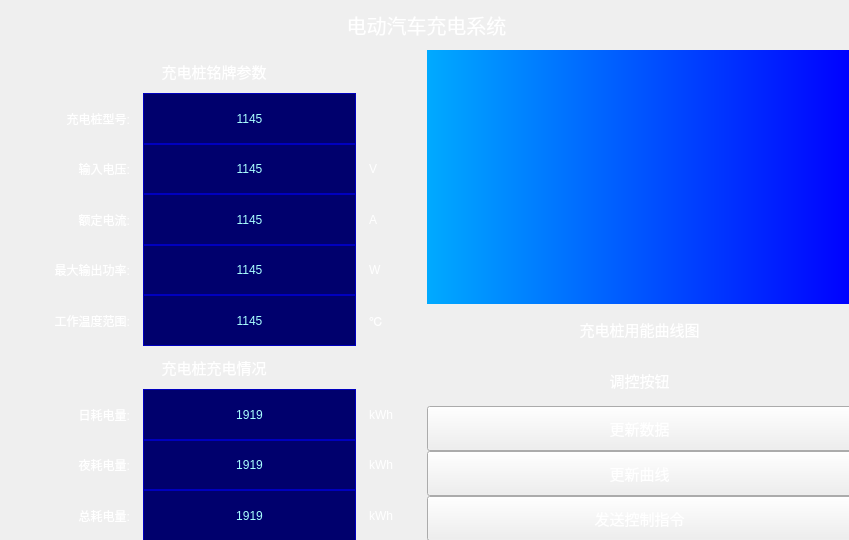
<?xml version="1.0" encoding="UTF-8"?>
<ui version="4.0">
 <class>Form</class>
 <widget class="QWidget" name="Form">
  <property name="geometry">
   <rect>
    <x>0</x>
    <y>0</y>
    <width>849</width>
    <height>540</height>
   </rect>
  </property>
  <property name="windowTitle">
   <string>Form</string>
  </property>
  <property name="styleSheet">
   <string notr="true">background-color:qradialgradient(
spread:pad, cx:0.5, cy:0.5, 
radius:0.431, fx:0.5, fy:0.5, 
stop:0.153409 rgba(39, 98, 216, 255), 
stop:1 rgba(16, 16, 181, 255)
);
padding:10px;</string>
  </property>
  <widget class="QWidget" name="layoutWidget">
   <property name="geometry">
    <rect>
     <x>1</x>
     <y>0</y>
     <width>851</width>
     <height>541</height>
    </rect>
   </property>
   <layout class="QVBoxLayout" name="mainLayout" stretch="1,20">
    <property name="spacing">
     <number>0</number>
    </property>
    <item>
     <widget class="QLabel" name="title_lb">
      <property name="styleSheet">
       <string notr="true">background-color:rgba(0,0,0,0);
color:white;
font-size:20px;
/*padding-left:40%;*/</string>
      </property>
      <property name="text">
       <string>电动汽车充电系统</string>
      </property>
      <property name="alignment">
       <set>Qt::AlignCenter</set>
      </property>
     </widget>
    </item>
    <item>
     <layout class="QHBoxLayout" name="horizontalLayout" stretch="1,1">
      <property name="spacing">
       <number>0</number>
      </property>
      <item>
       <layout class="QVBoxLayout" name="verticalLayout" stretch="1,10,1,6">
        <item>
         <widget class="QLabel" name="ns_hd_lb">
          <property name="styleSheet">
           <string notr="true">background-color:rgba(0,0,0,0);
color:white;
font-size:15px;
/*padding-left:40%;*/</string>
          </property>
          <property name="text">
           <string>充电桩铭牌参数</string>
          </property>
          <property name="alignment">
           <set>Qt::AlignCenter</set>
          </property>
         </widget>
        </item>
        <item>
         <layout class="QGridLayout" name="gridLayout" rowstretch="0,0,0,0,0" columnstretch="2,3,1">
          <item row="0" column="0">
           <widget class="QLabel" name="ns_lb_hd_1">
            <property name="styleSheet">
             <string notr="true">background-color:rgba(0,0,0,0);
color:white;
/*padding-left:40%;*/</string>
            </property>
            <property name="text">
             <string>充电桩型号:</string>
            </property>
            <property name="alignment">
             <set>Qt::AlignRight|Qt::AlignTrailing|Qt::AlignVCenter</set>
            </property>
           </widget>
          </item>
          <item row="0" column="1">
           <widget class="QLabel" name="ns_lb_dt_1">
            <property name="styleSheet">
             <string notr="true">color: rgb(170, 255, 255);
border-width:0.5px;
border-style:solid;
border-color:rgb(0, 0, 190);
background-color:rgb(0, 0, 109);</string>
            </property>
            <property name="text">
             <string>1145</string>
            </property>
            <property name="alignment">
             <set>Qt::AlignCenter</set>
            </property>
           </widget>
          </item>
          <item row="0" column="2">
           <widget class="QLabel" name="ns_lb_unit_1">
            <property name="styleSheet">
             <string notr="true">background-color:rgba(0,0,0,0);
color:white;
/*padding-left:40%;*/</string>
            </property>
            <property name="text">
             <string/>
            </property>
            <property name="alignment">
             <set>Qt::AlignLeading|Qt::AlignLeft|Qt::AlignVCenter</set>
            </property>
           </widget>
          </item>
          <item row="1" column="0">
           <widget class="QLabel" name="ns_lb_hd_2">
            <property name="styleSheet">
             <string notr="true">background-color:rgba(0,0,0,0);
color:white;
/*padding-left:40%;*/</string>
            </property>
            <property name="text">
             <string>输入电压:</string>
            </property>
            <property name="alignment">
             <set>Qt::AlignRight|Qt::AlignTrailing|Qt::AlignVCenter</set>
            </property>
           </widget>
          </item>
          <item row="1" column="1">
           <widget class="QLabel" name="ns_lb_dt_2">
            <property name="styleSheet">
             <string notr="true">color: rgb(170, 255, 255);
border-width:0.5px;
border-style:solid;
border-color:rgb(0, 0, 190);
background-color:rgb(0, 0, 109);</string>
            </property>
            <property name="text">
             <string>1145</string>
            </property>
            <property name="alignment">
             <set>Qt::AlignCenter</set>
            </property>
           </widget>
          </item>
          <item row="1" column="2">
           <widget class="QLabel" name="ns_lb_unit_2">
            <property name="styleSheet">
             <string notr="true">background-color:rgba(0,0,0,0);
color:white;
/*padding-left:40%;*/</string>
            </property>
            <property name="text">
             <string>V</string>
            </property>
            <property name="alignment">
             <set>Qt::AlignLeading|Qt::AlignLeft|Qt::AlignVCenter</set>
            </property>
           </widget>
          </item>
          <item row="2" column="0">
           <widget class="QLabel" name="ns_lb_hd_4">
            <property name="styleSheet">
             <string notr="true">background-color:rgba(0,0,0,0);
color:white;
/*padding-left:40%;*/</string>
            </property>
            <property name="text">
             <string>额定电流:</string>
            </property>
            <property name="alignment">
             <set>Qt::AlignRight|Qt::AlignTrailing|Qt::AlignVCenter</set>
            </property>
           </widget>
          </item>
          <item row="2" column="1">
           <widget class="QLabel" name="ns_lb_dt_4">
            <property name="styleSheet">
             <string notr="true">color: rgb(170, 255, 255);
border-width:0.5px;
border-style:solid;
border-color:rgb(0, 0, 190);
background-color:rgb(0, 0, 109);</string>
            </property>
            <property name="text">
             <string>1145</string>
            </property>
            <property name="alignment">
             <set>Qt::AlignCenter</set>
            </property>
           </widget>
          </item>
          <item row="2" column="2">
           <widget class="QLabel" name="ns_lb_unit_4">
            <property name="styleSheet">
             <string notr="true">background-color:rgba(0,0,0,0);
color:white;
/*padding-left:40%;*/</string>
            </property>
            <property name="text">
             <string>A</string>
            </property>
            <property name="alignment">
             <set>Qt::AlignLeading|Qt::AlignLeft|Qt::AlignVCenter</set>
            </property>
           </widget>
          </item>
          <item row="3" column="0">
           <widget class="QLabel" name="ns_lb_hd_3">
            <property name="styleSheet">
             <string notr="true">background-color:rgba(0,0,0,0);
color:white;
/*padding-left:40%;*/</string>
            </property>
            <property name="text">
             <string>最大输出功率:</string>
            </property>
            <property name="alignment">
             <set>Qt::AlignRight|Qt::AlignTrailing|Qt::AlignVCenter</set>
            </property>
           </widget>
          </item>
          <item row="3" column="1">
           <widget class="QLabel" name="ns_lb_dt_3">
            <property name="styleSheet">
             <string notr="true">color: rgb(170, 255, 255);
border-width:0.5px;
border-style:solid;
border-color:rgb(0, 0, 190);
background-color:rgb(0, 0, 109);</string>
            </property>
            <property name="text">
             <string>1145</string>
            </property>
            <property name="alignment">
             <set>Qt::AlignCenter</set>
            </property>
           </widget>
          </item>
          <item row="3" column="2">
           <widget class="QLabel" name="ns_lb_unit_3">
            <property name="styleSheet">
             <string notr="true">background-color:rgba(0,0,0,0);
color:white;
/*padding-left:40%;*/</string>
            </property>
            <property name="text">
             <string>W</string>
            </property>
            <property name="alignment">
             <set>Qt::AlignLeading|Qt::AlignLeft|Qt::AlignVCenter</set>
            </property>
           </widget>
          </item>
          <item row="4" column="0">
           <widget class="QLabel" name="ns_lb_hd_5">
            <property name="styleSheet">
             <string notr="true">background-color:rgba(0,0,0,0);
color:white;
/*padding-left:40%;*/</string>
            </property>
            <property name="text">
             <string>工作温度范围:</string>
            </property>
            <property name="alignment">
             <set>Qt::AlignRight|Qt::AlignTrailing|Qt::AlignVCenter</set>
            </property>
           </widget>
          </item>
          <item row="4" column="1">
           <widget class="QLabel" name="ns_lb_dt_5">
            <property name="styleSheet">
             <string notr="true">color: rgb(170, 255, 255);
border-width:0.5px;
border-style:solid;
border-color:rgb(0, 0, 190);
background-color:rgb(0, 0, 109);</string>
            </property>
            <property name="text">
             <string>1145</string>
            </property>
            <property name="alignment">
             <set>Qt::AlignCenter</set>
            </property>
           </widget>
          </item>
          <item row="4" column="2">
           <widget class="QLabel" name="ns_lb_unit_5">
            <property name="styleSheet">
             <string notr="true">background-color:rgba(0,0,0,0);
color:white;
/*padding-left:40%;*/</string>
            </property>
            <property name="text">
             <string>℃</string>
            </property>
            <property name="alignment">
             <set>Qt::AlignLeading|Qt::AlignLeft|Qt::AlignVCenter</set>
            </property>
           </widget>
          </item>
         </layout>
        </item>
        <item>
         <widget class="QLabel" name="pw_hd_lb">
          <property name="styleSheet">
           <string notr="true">background-color:rgba(0,0,0,0);
color:white;
font-size:15px;
/*padding-left:40%;*/</string>
          </property>
          <property name="text">
           <string>充电桩充电情况</string>
          </property>
          <property name="alignment">
           <set>Qt::AlignCenter</set>
          </property>
         </widget>
        </item>
        <item>
         <layout class="QGridLayout" name="gridLayout_2" columnstretch="2,3,1">
          <item row="0" column="1">
           <widget class="QLabel" name="pw_lb_dt_1">
            <property name="styleSheet">
             <string notr="true">color: rgb(170, 255, 255);
border-width:0.5px;
border-style:solid;
border-color:rgb(0, 0, 190);
background-color:rgb(0, 0, 109);</string>
            </property>
            <property name="text">
             <string>1919</string>
            </property>
            <property name="alignment">
             <set>Qt::AlignCenter</set>
            </property>
           </widget>
          </item>
          <item row="1" column="1">
           <widget class="QLabel" name="pw_lb_dt_2">
            <property name="styleSheet">
             <string notr="true">color: rgb(170, 255, 255);
border-width:0.5px;
border-style:solid;
border-color:rgb(0, 0, 190);
background-color:rgb(0, 0, 109);</string>
            </property>
            <property name="text">
             <string>1919</string>
            </property>
            <property name="alignment">
             <set>Qt::AlignCenter</set>
            </property>
           </widget>
          </item>
          <item row="0" column="0">
           <widget class="QLabel" name="pw_lb_hd_1">
            <property name="styleSheet">
             <string notr="true">background-color:rgba(0,0,0,0);
color:white;
/*padding-left:40%;*/</string>
            </property>
            <property name="text">
             <string>日耗电量:</string>
            </property>
            <property name="alignment">
             <set>Qt::AlignRight|Qt::AlignTrailing|Qt::AlignVCenter</set>
            </property>
           </widget>
          </item>
          <item row="2" column="0">
           <widget class="QLabel" name="pw_lb_hd_3">
            <property name="styleSheet">
             <string notr="true">background-color:rgba(0,0,0,0);
color:white;
/*padding-left:40%;*/</string>
            </property>
            <property name="text">
             <string>总耗电量:</string>
            </property>
            <property name="alignment">
             <set>Qt::AlignRight|Qt::AlignTrailing|Qt::AlignVCenter</set>
            </property>
           </widget>
          </item>
          <item row="2" column="1">
           <widget class="QLabel" name="pw_lb_dt_3">
            <property name="styleSheet">
             <string notr="true">color: rgb(170, 255, 255);
border-width:0.5px;
border-style:solid;
border-color:rgb(0, 0, 190);
background-color:rgb(0, 0, 109);</string>
            </property>
            <property name="text">
             <string>1919</string>
            </property>
            <property name="alignment">
             <set>Qt::AlignCenter</set>
            </property>
           </widget>
          </item>
          <item row="1" column="0">
           <widget class="QLabel" name="pw_lb_hd_2">
            <property name="styleSheet">
             <string notr="true">background-color:rgba(0,0,0,0);
color:white;
/*padding-left:40%;*/</string>
            </property>
            <property name="text">
             <string>夜耗电量:</string>
            </property>
            <property name="alignment">
             <set>Qt::AlignRight|Qt::AlignTrailing|Qt::AlignVCenter</set>
            </property>
           </widget>
          </item>
          <item row="0" column="2">
           <widget class="QLabel" name="pw_lb_unit_1">
            <property name="styleSheet">
             <string notr="true">background-color:rgba(0,0,0,0);
color:white;
/*padding-left:40%;*/</string>
            </property>
            <property name="text">
             <string>kWh</string>
            </property>
           </widget>
          </item>
          <item row="1" column="2">
           <widget class="QLabel" name="pw_lb_unit_2">
            <property name="styleSheet">
             <string notr="true">background-color:rgba(0,0,0,0);
color:white;
/*padding-left:40%;*/</string>
            </property>
            <property name="text">
             <string>kWh</string>
            </property>
           </widget>
          </item>
          <item row="2" column="2">
           <widget class="QLabel" name="pw_lb_unit_3">
            <property name="styleSheet">
             <string notr="true">background-color:rgba(0,0,0,0);
color:white;
/*padding-left:40%;*/</string>
            </property>
            <property name="text">
             <string>kWh</string>
            </property>
           </widget>
          </item>
         </layout>
        </item>
       </layout>
      </item>
      <item>
       <layout class="QVBoxLayout" name="verticalLayout_2" stretch="10,1,1,6">
        <property name="spacing">
         <number>0</number>
        </property>
        <item>
         <widget class="QLabel" name="pw_fg">
          <property name="styleSheet">
           <string notr="true">background-color:qlineargradient(spread:pad, x1:0, y1:0, x2:1, y2:0, stop:0 rgb(0, 170, 255), stop:1 rgb(0, 0, 255))</string>
          </property>
          <property name="text">
           <string/>
          </property>
         </widget>
        </item>
        <item>
         <widget class="QLabel" name="fg_hd_lb">
          <property name="styleSheet">
           <string notr="true">background-color:rgba(0,0,0,0);
color:white;
font-size:15px;
/*padding-left:40%;*/</string>
          </property>
          <property name="text">
           <string>充电桩用能曲线图</string>
          </property>
          <property name="alignment">
           <set>Qt::AlignHCenter|Qt::AlignTop</set>
          </property>
         </widget>
        </item>
        <item>
         <widget class="QLabel" name="label">
          <property name="styleSheet">
           <string notr="true">background-color:rgba(0,0,0,0);
color:white;
font-size:15px;
/*padding-left:40%;*/</string>
          </property>
          <property name="text">
           <string>调控按钮</string>
          </property>
          <property name="alignment">
           <set>Qt::AlignBottom|Qt::AlignHCenter</set>
          </property>
         </widget>
        </item>
        <item>
         <layout class="QGridLayout" name="gridLayout_3">
          <property name="spacing">
           <number>0</number>
          </property>
          <item row="0" column="0">
           <widget class="QPushButton" name="set_btn_1">
            <property name="styleSheet">
             <string notr="true">color:white;
font-size:15px;
background-color:qradialgradient(
spread:pad, cx:0.5, cy:0.5, 
radius:0.431, fx:0.5, fy:0.5, 
stop:0.153409 rgba(39, 98, 216, 255), 
stop:1 rgba(16, 16, 181, 255)
);
/*padding:10px;*/</string>
            </property>
            <property name="text">
             <string>更新数据</string>
            </property>
           </widget>
          </item>
          <item row="1" column="0">
           <widget class="QPushButton" name="set_btn_2">
            <property name="styleSheet">
             <string notr="true">color:white;
font-size:15px;
background-color:qradialgradient(
spread:pad, cx:0.5, cy:0.5, 
radius:0.431, fx:0.5, fy:0.5, 
stop:0.153409 rgba(39, 98, 216, 255), 
stop:1 rgba(16, 16, 181, 255)
);
/*padding:10px;*/</string>
            </property>
            <property name="text">
             <string>更新曲线</string>
            </property>
           </widget>
          </item>
          <item row="2" column="0">
           <widget class="QPushButton" name="set_btn_3">
            <property name="styleSheet">
             <string notr="true">color:white;
font-size:15px;
background-color:qradialgradient(
spread:pad, cx:0.5, cy:0.5, 
radius:0.431, fx:0.5, fy:0.5, 
stop:0.153409 rgba(39, 98, 216, 255), 
stop:1 rgba(16, 16, 181, 255)
);
/*padding:10px;*/</string>
            </property>
            <property name="text">
             <string>发送控制指令</string>
            </property>
           </widget>
          </item>
         </layout>
        </item>
       </layout>
      </item>
     </layout>
    </item>
   </layout>
  </widget>
 </widget>
 <resources/>
 <connections/>
</ui>
